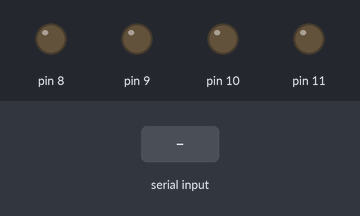
Bench run of a sketch on a simulated Arduino Uno, built with avr-gcc and run on an emulated ATmega328P. On the bench: output pins drawn as LEDs (lit = HIGH). The test bench sets the inputs (shaded band).

Above: at 1.2 s.
1.3 s: "r" received over Serial
At 1.7 s:
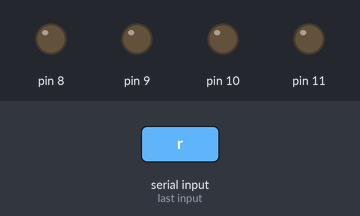
2.8 s: "l" received over Serial
At 4.0 s:
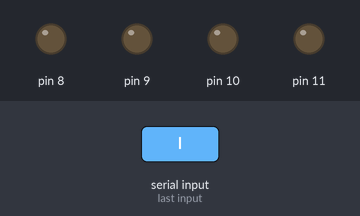
Timing chart, 0 to 5.8 s (numbered marks = the images above; inputs shaded):
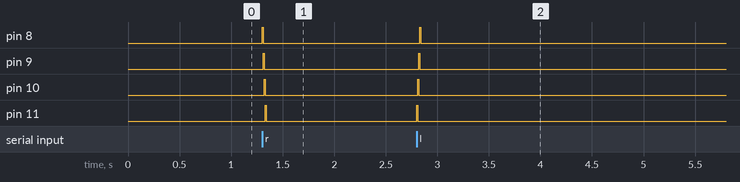

The sketch:

stepmotor.ino
```cpp
void setup() {
  // put your setup code here, to run once:
  Serial.begin(9600);
pinMode(8,OUTPUT);
pinMode(9,OUTPUT);
pinMode(10,OUTPUT);
pinMode(11,OUTPUT);

digitalWrite(8,LOW);
digitalWrite(9,LOW);
digitalWrite(10,LOW);
digitalWrite(11,LOW);
}

void loop() {
  char c =Serial.read();
  if (c=='r')
 {


digitalWrite(8,HIGH);
delay(10);
digitalWrite(8,LOW);

digitalWrite(9,HIGH);
delay(10);
digitalWrite(9,LOW);

digitalWrite(10,HIGH);
delay(10);
digitalWrite(10,LOW);

digitalWrite(11,HIGH);
delay(10);
digitalWrite(11,LOW);
}
else if (c=='l')
{
  digitalWrite(11,HIGH);
delay(10);
digitalWrite(11,LOW);

digitalWrite(10,HIGH);
delay(10);
digitalWrite(10,LOW);

digitalWrite(9,HIGH);
delay(10);
digitalWrite(9,LOW);

digitalWrite(8,HIGH);
delay(10);
digitalWrite(8,LOW);

}
}
```

Measured:
- after the input at 1.3 s, pin 8–11: LOW → HIGH at once, → LOW 0.01 s later
- after the input at 2.8 s, pin 8–11: LOW → HIGH at once, → LOW 0.01 s later
